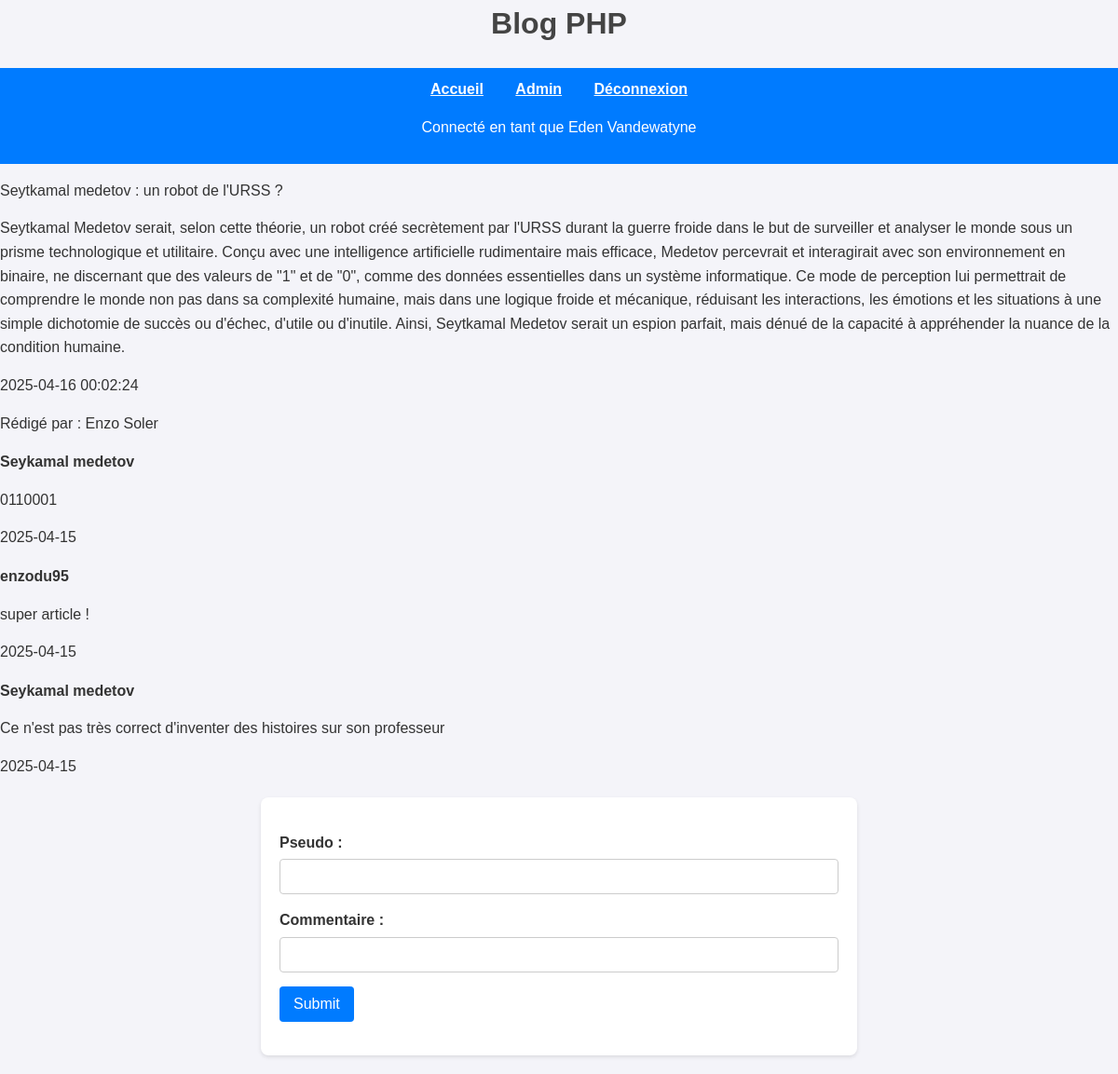
Screenshot of /post.php?id=11 (signed in) with the database file from the repository.
### tables this page shows
CREATE TABLE `posts` (
  `id` int(11) NOT NULL,
  `titre` varchar(255) NOT NULL,
  `contenu` text NOT NULL,
  `date_creation` datetime DEFAULT CURRENT_TIMESTAMP,
  `auteur_id` int(11) DEFAULT NULL,
  `categorie_id` int(11) DEFAULT NULL
);

CREATE TABLE `comments` (
  `id` int(11) NOT NULL,
  `pseudo` text NOT NULL,
  `contenu` text NOT NULL,
  `date_creation` date NOT NULL,
  `post_id` int(11) NOT NULL
);

### post.php (the view, shortened to what this page needs)
<html>
    <head>
        <link rel="stylesheet" type="text/css" href="style.css">
    </head>
    <body>
    <?php
        include("include/header.php");
        include("include/basedonnee.php");
        $id = $_GET["id"];
        $sql = "SELECT *, admin.prenom AS auteur_prenom, admin.nom AS auteur_nom
                FROM posts
                JOIN admin
                    ON posts.auteur_id = admin.id
                WHERE posts.id = ?";
        $query = $pdo->prepare($sql);
        $query->execute([$id]);
        $results = $query->fetchAll(PDO::FETCH_ASSOC);
        foreach ($results as $row) {
            ?>
                <ul>
                    <li><?php echo $row["titre"] ?></li>
                    <li><?php echo $row["contenu"] ?></li>
                    <li><?php echo $row["date_creation"] ?></li>
                    <li>Rédigé par : <?php echo $row["auteur_prenom"] . " " . $row["auteur_nom"] ?></li>
                </ul>
            <?php
        }
    ?>
    <?php
        $sql = "SELECT * FROM comments WHERE post_id = ?";
        $query = $pdo->prepare($sql);
        $query->execute([$id]);
        $commentaires = $query->fetchAll(PDO::FETCH_ASSOC);
        foreach ($commentaires as $commentaire) {
            ?>
            <ul>
                <li id="pseudoo"><?php echo $commentaire["pseudo"]; ?></li>
                <li><?php echo $commentaire["contenu"]; ?></li>
                <li><?php echo $commentaire["date_creation"]; ?></li>
            </ul>
            <?php
        }
    ?>
    <form method="post" action="#">
        <ul>
            <li>
                <label for="pseudo">Pseudo : </label>
                <input type="text" name="pseudo" id="pseudo">
            </li>
            <li>
                <label for="commentaire">Commentaire : </label>
                <input type="textarea" name="commentaire" id="commentaire">
            </li>
            <li>
                <input type="submit">
            </li>
        </ul>
    </form>
    </body>
</html>

### style.css (style rules this page uses)
body { font-family: Arial, sans-serif; background-color: #f4f4f9; margin: 0; padding: 0; color: #333; line-height: 1.6; }
button, input[type="submit"] { background-color: #007BFF; color: white; border: none; padding: 10px 15px; border-radius: 4px; font-size: 16px; }
form { max-width: 600px; margin: 20px auto; background: #fff; padding: 20px; border-radius: 8px; box-shadow: 0 2px 4px rgba(0, 0, 0, 0.1); }
ul { list-style: none; padding: 0; }
li { margin-bottom: 15px; }
label { display: block; font-weight: bold; margin-bottom: 5px; }
input[type="text"], input[type="password"], input[type="textarea"], select, textarea { width: 100%; padding: 10px; border: 1px solid #ccc; border-radius: 4px; font-size: 14px; }
#pseudoo { font-weight: bold; }

### rows the page displays
posts: titre "Seytkamal medetov : un robot de l'URSS ?", contenu "Seytkamal Medetov serait, selon cette théorie, un robot créé secrètement par l'URSS durant la guerre froide dans le but de surveiller et analyser le monde sous un prisme technologique et utilitaire. Conçu avec une intelligence artificielle rudimentaire mais efficace, Medetov percevrait et interagirait avec son environnement en binaire, ne discernant que des valeurs de \"1\" et de \"0\", comme des données essentielles dans un système informatique. Ce mode de perception lui permettrait de comprendre le monde non pas dans sa complexité humaine, mais dans une logique froide et mécanique, réduisant les interactions, les émotions et les situations à une simple dichotomie de succès ou d'échec, d'utile…", date_creation "2025-04-16 00:02:24", admin.prenom "Enzo", admin.nom "Soler"
comments: pseudo "Seykamal medetov", contenu "0110001", date_creation "2025-04-15"
comments: pseudo "enzodu95", contenu "super article !", date_creation "2025-04-15"
comments: pseudo "Seykamal medetov", contenu "Ce n'est pas très correct d'inventer des histoires sur son professeur", date_creation "2025-04-15"

### other values shown
$_SESSION["admin_prenom"] "Eden"
$_SESSION["admin_nom"] "Vandewatyne"
